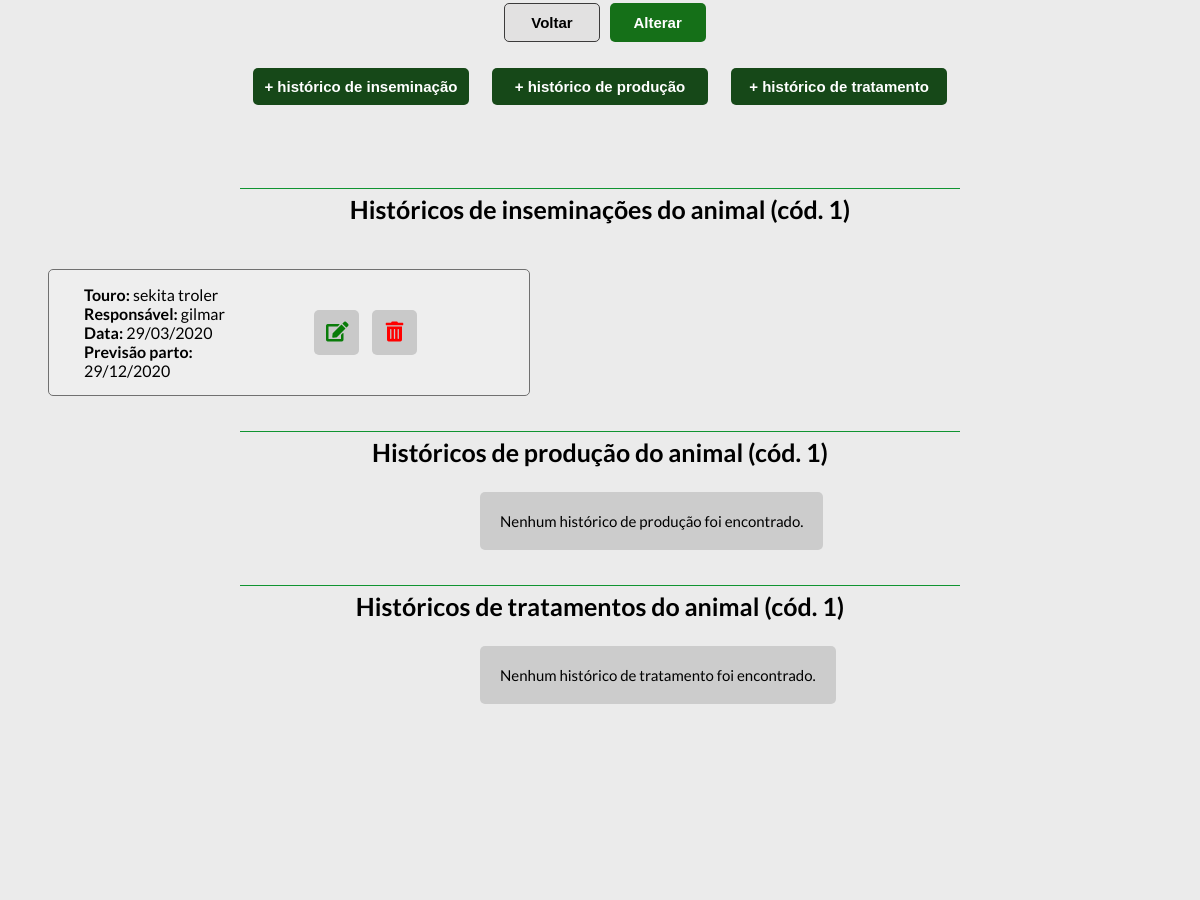
Before: /controller/animalController.php?acao=altera&codAnimal=1 (middle part) with the older database file.
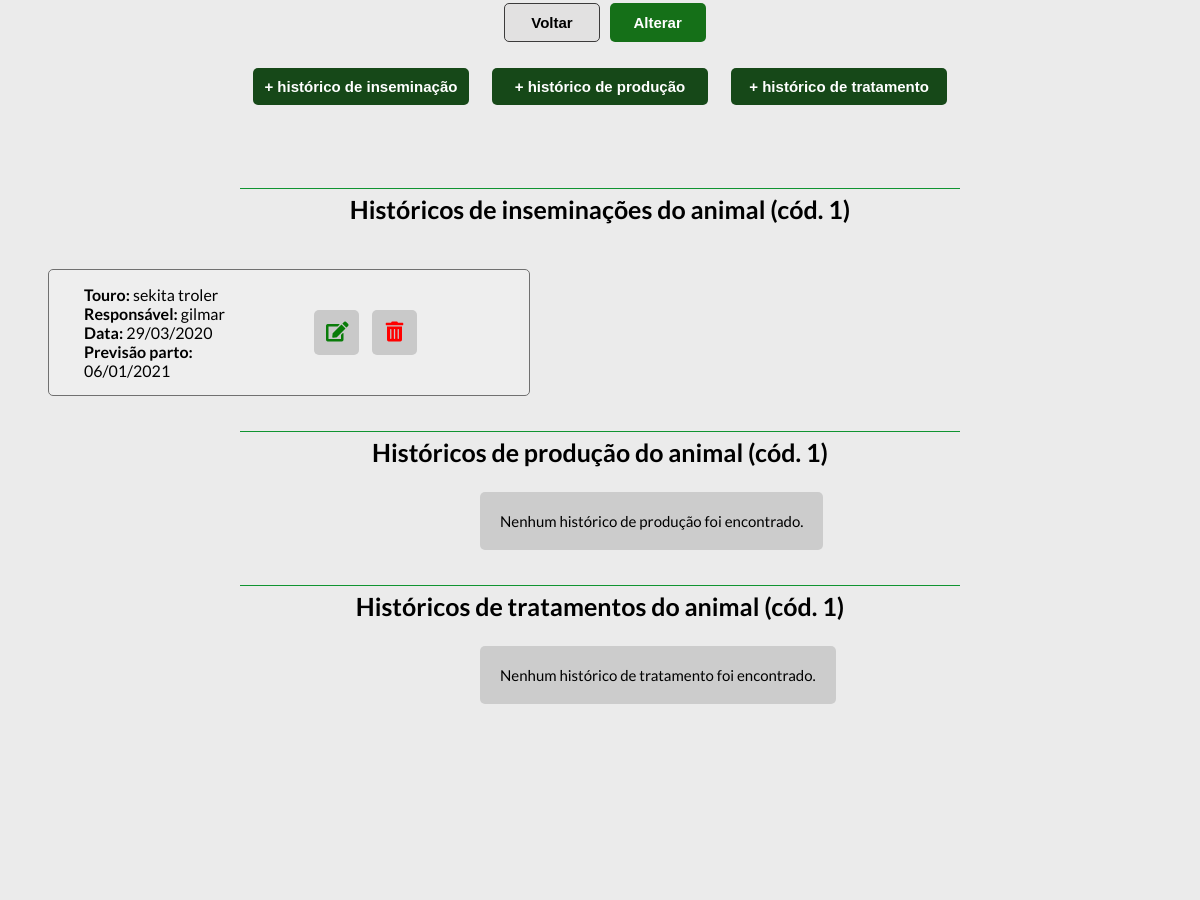
After: the same page with the newer database file.
### tables this page shows
create table inseminacao(
  codInseminacao INTEGER AUTO_INCREMENT PRIMARY KEY,
  codAnimal INTEGER NOT NULL,
  dtInseminacao DATE NOT NULL,
  dtPrevSecagem DATE NOT NULL,
  dtPrevParto DATE NOT NULL,
  touroInseminador VARCHAR(20) NOT NULL,
  inseminadorResponsavel VARCHAR(40) NOT NULL,
  retorno VARCHAR(10) NOT NULL,
  obs TEXT,
   
  FOREIGN KEY (codAnimal) REFERENCES animal(codAnimal)
);

### controller/classes/Conexao.php (called while the page is built)
<?php
    class Conexao{
        public static $conexao;
        public static function conecta(){
            if(!isset(self::$conexao)){
                try{
                    self::$conexao = new PDO("mysql:host=localhost; dbname=projetointegrado", "admcooptar", "12345");
                }
                catch(PDOException $e){
                    echo "Erro de conexão: ". $e->getMessage();
                    die();
                }
            }
            return self::$conexao;
        }
    }
?>

### controller/classes/AnimalDAO.php (called while the page is built, shortened)
<?php
    require_once "Conexao.php";
    require_once "Animal.php";
    class AnimalDAO{
        public $conexao;
        public function __construct(){
            $this->conexao = Conexao::conecta();
        }
        public function buscar($codAnimal){
            try{
                $query = $this->conexao->prepare("select * from animal where codAnimal=:c");
                $query->bindParam(":c", $codAnimal, PDO::PARAM_INT);
                $query->execute();
                $registros = $query->fetchAll(PDO::FETCH_CLASS, "Animal");
                return $registros[0];
            }
            catch(PDOException $e){
                echo "Erro no acesso aos dados: ". $e->getMessage();
            }
        }
    }
?>

### controller/classes/Animal.php (called while the page is built, shortened)
<?php
    class Animal{
        private $codAnimal;
        public function getCodAnimal(){
            return $this->codAnimal;
        }
    }
?>

### controller/classes/InseminacaoDAO.php (called while the page is built, shortened)
<?php
    require_once "Conexao.php";
    require_once "Inseminacao.php";
    class InseminacaoDAO{
        public $conexao;
        public function __construct(){
            $this->conexao = Conexao::conecta();
        }
        public function buscaLista($codAnimal){
            try{
                $query = $this->conexao->prepare("select * from inseminacao where codAnimal = :c");
                $query->bindParam(":c", $codAnimal, PDO::PARAM_INT);
                $query->execute();
                $registros = $query->fetchAll(PDO::FETCH_CLASS, "Inseminacao");
                return $registros;
            }
            catch(PDOException $e){
                echo "Erro no acesso aos dados: ". $e->getMessage();
            }
        }
    }
?>

### controller/classes/Inseminacao.php (called while the page is built, shortened)
<?php
    class Inseminacao{
        private $codInseminacao;
        private $dtInseminacao;
        private $dtPrevParto;
        private $touroInseminador;
        private $inseminadorResponsavel;
        public function getCodInseminacao(){
            return $this->codInseminacao;
        }
        public function getDtInseminacao(){
            return $this->dtInseminacao;
        }
        public function getDtPrevParto(){
            return $this->dtPrevParto;
        }
        public function getTouroInseminador(){
            return $this->touroInseminador;
        }
        public function getInseminadorResponsavel(){
            return $this->inseminadorResponsavel;
        }
    }
?>

### controller/views/alteraAnimal.php (the view, shortened to what the changed rows need)
<main>
  <?php
    $codAnimal = isset($_POST['field_codAnimal']) ? $_POST['field_codAnimal'] : $animal->getCodAnimal();
  ?>
<?php require_once("../includes/header.php");?>
<br>
<br>
<?php include("listaInseminacao.php");?>
<?php include("listaProducao.php");?>
<?php include("listaTratamento.php");?>
<?php require_once("../includes/footer.php");?>
</main>

### controller/views/listaInseminacao.php (shortened to what the changed rows need)
<!DOCTYPE html>
<html lang="pt-br">
<head>
  <link href="../css/style.css" rel="stylesheet">
  <link href="../css/adicionar-animal.css" rel="stylesheet">
  <link href="../css/lista-animais.css" rel="stylesheet">
</head>
<div class="lista_animais">
  <?php
    require_once "../controller/classes/InseminacaoDAO.php";
    $obj = new InseminacaoDAO();
    $lista = $obj->buscaLista($codAnimal);
    ?>
    <?php
    if(count($lista) == 0){
    ?>
       <div class="div-nenhum-historico">
        <p>Nenhum histórico de inseminação foi encontrado.</p>
       </div>
    <?php
    }else{
      foreach ($lista as $inseminacao){
    ?>
      <div class="animal-historico">
          <div class="label">
              <div class="animal_descricao">
              <strong>Touro: </strong> <?=$inseminacao->getTouroInseminador()?> <br>
              <strong>Responsável: </strong> <?=$inseminacao->getInseminadorResponsavel()?> <br>
              <strong>Data: </strong> <?=date('d/m/Y', strtotime("+0 days",strtotime($inseminacao->getDtInseminacao())));?> <br>
              <strong>Previsão parto: </strong> <?=date('d/m/Y', strtotime("+0 days",strtotime($inseminacao->getDtPrevParto())));?>
            </div>
            <div>
              <button name="altera" class="button-edit" onclick="window.location.href='inseminacaoController.php?acao=altera&codInseminacao=<?=$inseminacao->getCodInseminacao() ?>'"><i class="fa fa-edit fa-1x"></i></button>
              <button name="exclui" class="button-delete" onclick=""><i class="fa fa-trash-alt fa-1x"></i></button>
            </div>
          </div>
      </div>
    <?php
      }
    }
  ?>
</div>

Changed rows visible on the page:
changed inseminacao "sekita troler": dtPrevParto "29/12/2020" → "06/01/2021"
